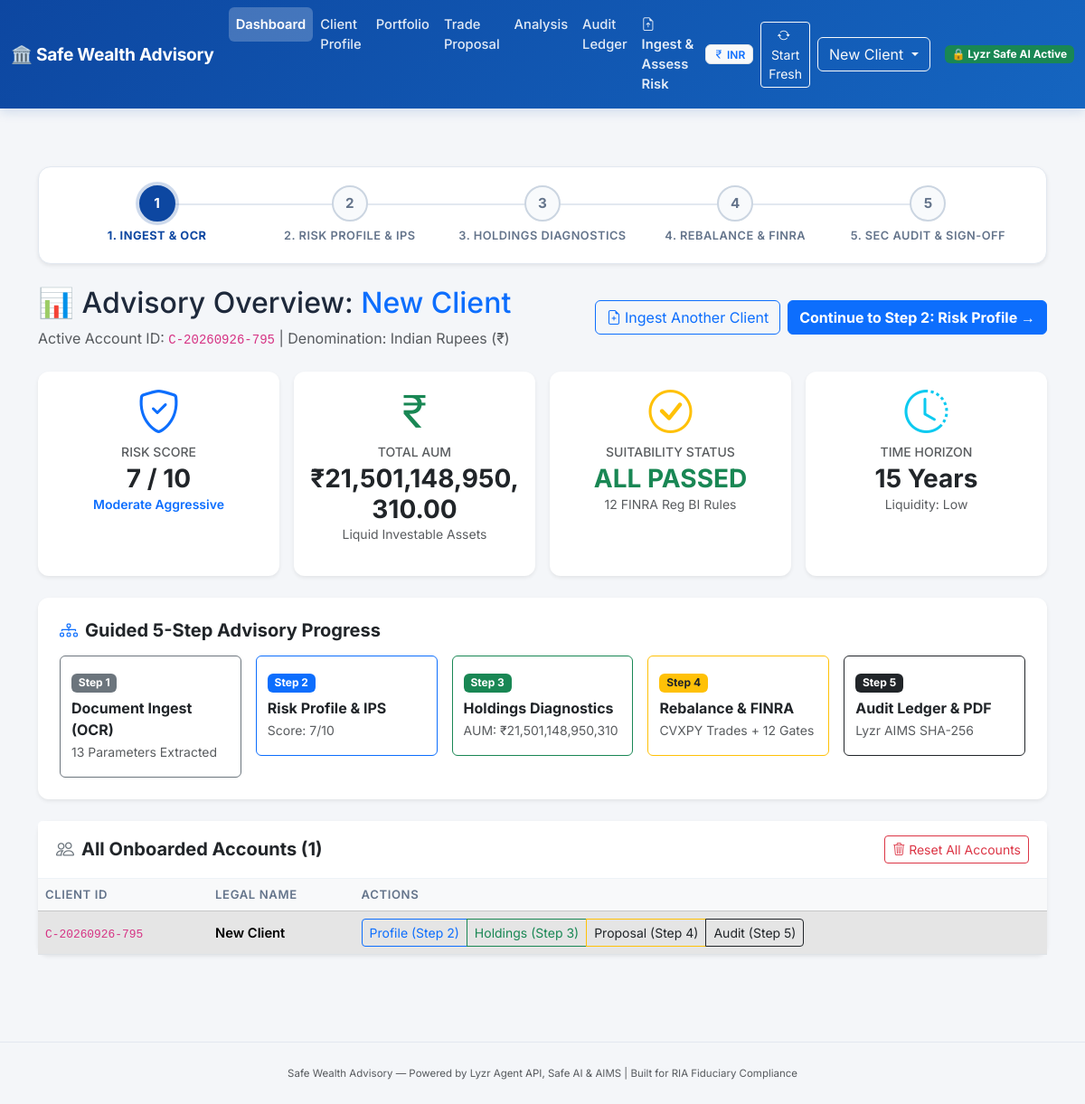
The page / on the database its author committed.
### tables this page shows
CREATE TABLE clients (
        client_id TEXT PRIMARY KEY,
        name TEXT NOT NULL,
        created_at TEXT NOT NULL DEFAULT (datetime('now'))
    );

CREATE TABLE ips (
        client_id TEXT PRIMARY KEY,
        investment_objective TEXT NOT NULL,
        risk_tolerance TEXT NOT NULL,
        time_horizon_years INTEGER NOT NULL,
        liquidity_needs TEXT NOT NULL,
        tax_bracket REAL NOT NULL,
        restrictions TEXT NOT NULL, -- JSON list of strings
        max_single_position_pct REAL NOT NULL,
        rebalance_threshold_pct REAL NOT NULL,
        FOREIGN KEY (client_id) REFERENCES clients(client_id) ON DELETE CASCADE
    );

### backend/app.py (the view)
@app.route("/")
def dashboard():
    ctx = _common_context()
    ctx["active_page"] = "dashboard"
    ctx["current_step"] = 1
    if not ctx["clients"] or not ctx["active_profile"]:
        return redirect(url_for("upload_page"))
    return render_template("dashboard.html", **ctx)

### frontend/templates/dashboard.html (shortened to what this page needs)
{% extends "base.html" %}
{% block content %}
<div class="container my-4">
    {% set current_step = 1 if not active_profile else 1 %}
    {% include "stepper.html" %}
    {% if not clients or not active_profile %}
    <div class="card shadow-sm border-0 mb-4 text-center p-5 bg-white">
        <div class="py-3" style="max-width: 760px; margin: 0 auto;">
            <div class="mb-3">
                <span class="badge bg-primary-subtle text-primary border border-primary px-3 py-2 rounded-pill fs-6">
                    <i class="bi bi-shield-check me-1"></i>Fiduciary Wealth Advisory & Portfolio Rebalancer
                </span>
            </div>
            <h1 class="display-6 fw-bold mb-3 text-dark">Client Profiling & Fiduciary Engine</h1>
            <p class="text-muted fs-5 mb-4">
                Start by uploading a client's financial dossier (PDF, Scanned Image, Word, or Excel).
                The system will automatically extract the <strong>13 KYC & IPS parameters</strong>, compute their
                deterministic risk tier ($1\text{–}10$), and generate an auditable, FINRA-governed rebalancing proposal.
            </p>
            <div class="d-flex justify-content-center gap-3 mb-4">
                <a href="{{ url_for('upload_page') }}" class="btn btn-primary btn-lg px-4 fw-bold shadow-sm">
                    <i class="bi bi-file-earmark-arrow-up me-2"></i>Ingest Client Document (Step 1)
                </a>
                <a href="/seed_demo_clients" class="btn btn-outline-secondary btn-lg px-4">
                    <i class="bi bi-database-check me-2"></i>Load Demo Archetypes
                </a>
            </div>
            <div class="row g-3 text-start pt-3 border-top">
                <div class="col-md-4">
                    <div class="p-3 bg-light rounded-3 h-100">
                        <i class="bi bi-cpu text-primary fs-3 mb-2 d-block"></i>
                        <h6 class="fw-bold mb-1">1. Smart Ingestion & OCR</h6>
                        <small class="text-muted">Parses age, income, net worth in ₹, risk tolerance, and ESG restrictions.</small>
                    </div>
                </div>
                <div class="col-md-4">
                    <div class="p-3 bg-light rounded-3 h-100">
                        <i class="bi bi-sliders text-success fs-3 mb-2 d-block"></i>
                        <h6 class="fw-bold mb-1">2. CVXPY QP Math</h6>
                        <small class="text-muted">Optimizes asset allocation and minimizes turnover and capital gains tax drag.</small>
                    </div>
                </div>
                <div class="col-md-4">
                    <div class="p-3 bg-light rounded-3 h-100">
                        <i class="bi bi-shield-lock text-warning fs-3 mb-2 d-block"></i>
                        <h6 class="fw-bold mb-1">3. 12 FINRA Reg BI Rules</h6>
                        <small class="text-muted">Deterministic compliance gates prevent unsuitable trades before advisor sign-off.</small>
                    </div>
                </div>
            </div>
        </div>
    </div>
    {% else %}
    <div class="d-flex justify-content-between align-items-center mb-4">
        <div>
            <h2>📊 Advisory Overview: <span class="text-primary">{{ active_profile.name }}</span></h2>
            <p class="text-muted mb-0">Active Account ID: <code>{{ active_profile.client_id }}</code> | Denomination: Indian Rupees (₹)</p>
        </div>
        <div class="d-flex gap-2">
            <a href="{{ url_for('upload_page') }}" class="btn btn-outline-primary">
                <i class="bi bi-file-earmark-plus me-1"></i>Ingest Another Client
            </a>
            <a href="/client/{{ active_profile.client_id }}" class="btn btn-primary fw-bold">
                Continue to Step 2: Risk Profile &rarr;
            </a>
        </div>
    </div>
    <div class="row g-3 mb-4">
        <div class="col-md-3">
            <div class="card h-100 shadow-sm border-0 text-center p-3">
                <i class="bi bi-shield-check display-5 text-primary mb-2"></i>
                <h6 class="text-muted mb-1 text-uppercase small">Risk Score</h6>
                <h3 class="fw-bold mb-0 text-dark">{{ active_profile.risk_score }} / 10</h3>
                <small class="text-primary fw-semibold">{{ active_profile.risk_category|replace('_', ' ')|title }}</small>
            </div>
        </div>
        <div class="col-md-3">
            <div class="card h-100 shadow-sm border-0 text-center p-3">
                <i class="bi bi-currency-rupee display-5 text-success mb-2"></i>
                <h6 class="text-muted mb-1 text-uppercase small">Total AUM</h6>
                <h3 class="fw-bold mb-0 text-dark">
                    {% if active_portfolio %}
                        ₹{{ '{:,.2f}'.format(active_portfolio.total_value) }}
                    {% else %}
                        N/A
                    {% endif %}
                </h3>
                <small class="text-muted">Liquid Investable Assets</small>
            </div>
        </div>
        <div class="col-md-3">
            <div class="card h-100 shadow-sm border-0 text-center p-3">
                <i class="bi bi-check-circle display-5 text-warning mb-2"></i>
                <h6 class="text-muted mb-1 text-uppercase small">Suitability Status</h6>
                <h3 class="fw-bold mb-0">
                    {% if active_proposal and active_proposal.suitability_report %}
                        {% if active_proposal.suitability_report.all_passed %}
                            <span class="text-success">ALL PASSED</span>
                        {% else %}
                            <span class="text-danger">{{ active_proposal.suitability_report.critical_failures|length }} Block(s)</span>
                        {% endif %}
                    {% else %}
                        <span class="text-muted">N/A</span>
                    {% endif %}
                </h3>
                <small class="text-muted">12 FINRA Reg BI Rules</small>
            </div>
        </div>
        <div class="col-md-3">
            <div class="card h-100 shadow-sm border-0 text-center p-3">
                <i class="bi bi-clock-history display-5 text-info mb-2"></i>
                <h6 class="text-muted mb-1 text-uppercase small">Time Horizon</h6>
                <h3 class="fw-bold mb-0 text-dark">{{ active_profile.ips.time_horizon_years }} Years</h3>
                <small class="text-muted">Liquidity: {{ active_profile.ips.liquidity_needs|title }}</small>
            </div>
        </div>
    </div>
    <div class="card shadow-sm border-0 mb-4 p-4 bg-white">
        <h5 class="fw-bold mb-3"><i class="bi bi-diagram-3 text-primary me-2"></i>Guided 5-Step Advisory Progress</h5>
        <div class="row g-3">
            <div class="col-md">
                <a href="{{ url_for('upload_page') }}" class="btn btn-outline-secondary w-100 py-3 text-start">
                    <span class="badge bg-secondary mb-1">Step 1</span>
                    <strong class="d-block text-dark">Document Ingest (OCR)</strong>
                    <small class="text-muted">13 Parameters Extracted</small>
                </a>
            </div>
            <div class="col-md">
                <a href="{{ url_for('client_page', client_id=active_client_id) }}" class="btn btn-outline-primary w-100 py-3 text-start">
                    <span class="badge bg-primary mb-1">Step 2</span>
                    <strong class="d-block text-dark">Risk Profile & IPS</strong>
                    <small class="text-muted">Score: {{ active_profile.risk_score }}/10</small>
                </a>
            </div>
            <div class="col-md">
                <a href="{{ url_for('portfolio_page', client_id=active_client_id) }}" class="btn btn-outline-success w-100 py-3 text-start">
                    <span class="badge bg-success mb-1">Step 3</span>
                    <strong class="d-block text-dark">Holdings Diagnostics</strong>
                    <small class="text-muted">AUM: ₹{{ '{:,.0f}'.format(active_portfolio.total_value) if active_portfolio else '0' }}</small>
                </a>
            </div>
            <div class="col-md">
                <a href="{{ url_for('proposal_page', client_id=active_client_id) }}" class="btn btn-outline-warning w-100 py-3 text-start">
                    <span class="badge bg-warning text-dark mb-1">Step 4</span>
                    <strong class="d-block text-dark">Rebalance & FINRA</strong>
                    <small class="text-muted">CVXPY Trades + 12 Gates</small>
                </a>
            </div>
            <div class="col-md">
                <a href="{{ url_for('audit_page', client_id=active_client_id) }}" class="btn btn-outline-dark w-100 py-3 text-start">
                    <span class="badge bg-dark mb-1">Step 5</span>
                    <strong class="d-block text-dark">Audit Ledger & PDF</strong>
                    <small class="text-muted">Lyzr AIMS SHA-256</small>
                </a>
            </div>
        </div>
    </div>
    <div class="card shadow-sm border-0">
        <div class="card-header bg-white py-3 d-flex justify-content-between align-items-center">
            <h5 class="mb-0 fw-bold"><i class="bi bi-people text-secondary me-2"></i>All Onboarded Accounts ({{ clients|length }})</h5>
            <a href="/clear_clients" class="btn btn-sm btn-outline-danger" onclick="return confirm('Clear all client data and start fresh?');">
                <i class="bi bi-trash3 me-1"></i>Reset All Accounts
            </a>
        </div>
        <div class="card-body p-0">
            <div class="table-responsive">
                <table class="table table-hover mb-0 align-middle">
                    <thead class="table-light">
                        <tr>
                            <th>Client ID</th>
                            <th>Legal Name</th>
                            <th>Actions</th>
                        </tr>
                    </thead>
                    <tbody>
                        {% for client in clients %}
                            <tr class="{% if active_client_id and client.client_id|string == active_client_id|string %}table-active{% endif %}">
                                <td><code>{{ client.client_id }}</code></td>
                                <td class="fw-semibold">{{ client.name }}</td>
                                <td>
                                    <div class="btn-group btn-group-sm">
                                        <a href="/client/{{ client.client_id }}" class="btn btn-outline-primary">Profile (Step 2)</a>
                                        <a href="/portfolio/{{ client.client_id }}" class="btn btn-outline-success">Holdings (Step 3)</a>
                                        <a href="/proposal/{{ client.client_id }}" class="btn btn-outline-warning text-dark">Proposal (Step 4)</a>
                                        <a href="/audit/{{ client.client_id }}" class="btn btn-outline-dark">Audit (Step 5)</a>
                                    </div>
                                </td>
                            </tr>
                        {% endfor %}
                    </tbody>
                </table>
            </div>
        </div>
    </div>
    {% endif %}
</div>
{% endblock %}

### frontend/templates/base.html (shortened to what this page needs)
<!DOCTYPE html>
<html lang="en">
<head>
    <link href="https://cdn.jsdelivr.net/npm/bootstrap@5.3.3/dist/css/bootstrap.min.css" rel="stylesheet">
    <link rel="stylesheet" href="https://cdn.jsdelivr.net/npm/bootstrap-icons@1.11.3/font/bootstrap-icons.min.css">
    <link rel="stylesheet" href="/static/css/style.css">
</head>
<body>
    <nav class="navbar navbar-expand-lg navbar-custom">
        <div class="container-fluid">
            <a class="navbar-brand" href="/">🏛️ Safe Wealth Advisory</a>
            <div class="collapse navbar-collapse" id="navbarNav">
                <ul class="navbar-nav me-auto">
                    <li class="nav-item">
                        <a class="nav-link {% if active_page == 'dashboard' %}active{% endif %}" href="/">Dashboard</a>
                    </li>
                    <li class="nav-item">
                        <a class="nav-link {% if active_page in ['client', 'client_profile'] %}active{% endif %}" href="{{ url_for('client_page', client_id=active_client_id) if active_client_id else '#' }}">Client Profile</a>
                    </li>
                    <li class="nav-item">
                        <a class="nav-link {% if active_page == 'portfolio' %}active{% endif %}" href="{{ url_for('portfolio_page', client_id=active_client_id) if active_client_id else '#' }}">Portfolio</a>
                    </li>
                    <li class="nav-item">
                        <a class="nav-link {% if active_page in ['proposal', 'trade_proposal'] %}active{% endif %}" href="{{ url_for('proposal_page', client_id=active_client_id) if active_client_id else '#' }}">Trade Proposal</a>
                    </li>
                    <li class="nav-item">
                        <a class="nav-link {% if active_page == 'analysis' %}active{% endif %}" href="{{ url_for('analysis_page', client_id=active_client_id) if active_client_id else '#' }}">Analysis</a>
                    </li>
                    <li class="nav-item">
                        <a class="nav-link {% if active_page in ['audit', 'audit_ledger'] %}active{% endif %}" href="{{ url_for('audit_page', client_id=active_client_id) if active_client_id else '#' }}">Audit Ledger</a>
                    </li>
                    <li class="nav-item">
                        <a class="nav-link {% if active_page == 'upload' %}active{% endif %} text-warning fw-semibold" href="{{ url_for('upload_page') }}"><i class="bi bi-file-earmark-arrow-up me-1"></i>Ingest & Assess Risk</a>
                    </li>
                </ul>
                <div class="d-flex align-items-center">
                    <span class="badge bg-light text-primary border me-2 fw-semibold px-2 py-1"><i class="bi bi-currency-rupee"></i> INR</span>
                    <a href="/clear_clients" class="btn btn-outline-light btn-sm me-2" title="Reset and start fresh with a new client document">
                        <i class="bi bi-arrow-repeat me-1"></i>Start Fresh
                    </a>
                    <div class="dropdown me-3">
                        <button class="btn btn-outline-light dropdown-toggle" type="button" id="clientDropdown" data-bs-toggle="dropdown" aria-expanded="false">
                            {% if active_client_name %}{{ active_client_name }}{% else %}No Client Loaded{% endif %}
                        </button>
                    </div>
                    <span class="badge bg-success">🔒 Lyzr Safe AI Active</span>
                </div>
            </div>
        </div>
    </nav>
    <main class="container-fluid py-4">
        {% block content %}{% endblock %}
    </main>
    <footer class="text-center py-4 text-muted mt-5">
        <small>Safe Wealth Advisory — Powered by Lyzr Agent API, Safe AI & AIMS | Built for RIA Fiduciary Compliance</small>
    </footer>
</body>
</html>

### rows shown on the page
clients: name "New Client"
ips: ips.liquidity_needs "Low", client_id "C-20260926-795", name "New Client"

### other values the page prints
{{ active_profile.client_id }} "C-20260926-795"
{{ active_profile.risk_score }} "7"
{{ active_profile.risk_category|replace('_', ' ')|title }} "Moderate Aggressive"
{{ '{:,.2f}'.format(active_portfolio.total_value) }} "21,501,148,950,310.00"
{{ active_profile.ips.time_horizon_years }} "15"
{{ clients|length }} "1"
